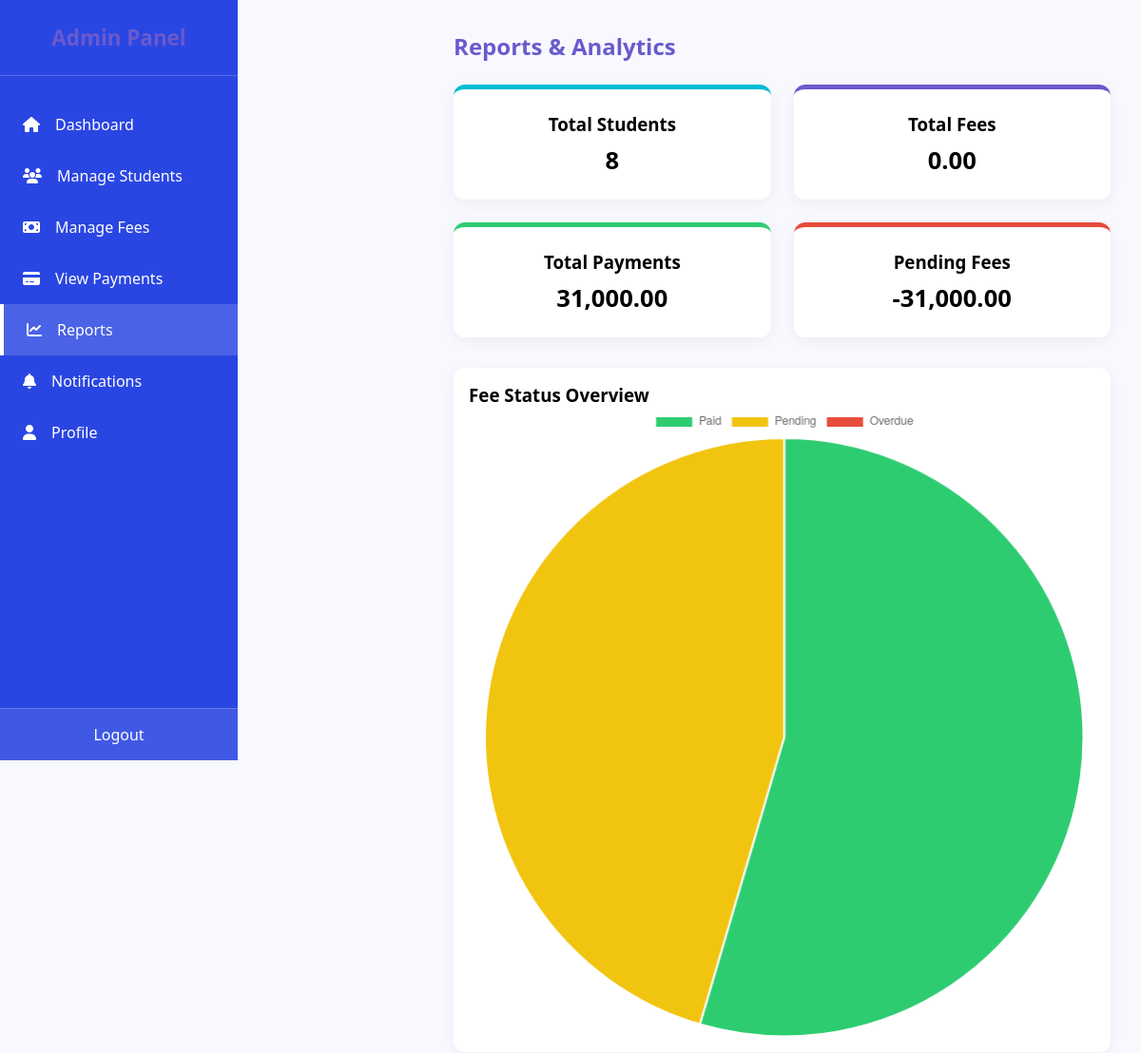
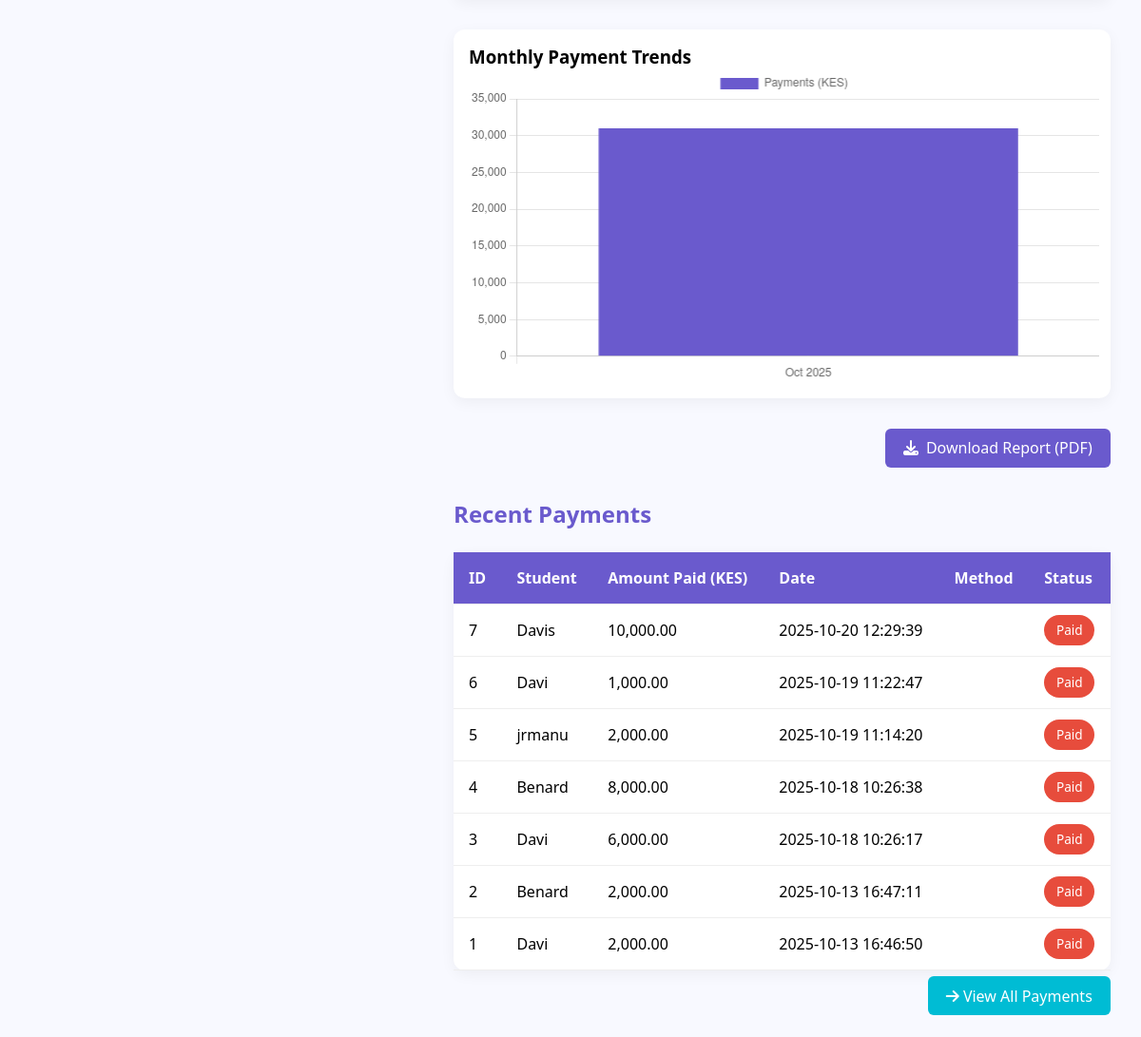
/reports.php (signed in), run on the app's committed database (2 pictures, top to bottom).
### tables this page shows
CREATE TABLE `payments` (
  `id` int(11) NOT NULL,
  `student_id` int(11) DEFAULT NULL,
  `fee_id` int(11) DEFAULT NULL,
  `amount_paid` decimal(10,2) DEFAULT NULL,
  `payment_method` varchar(50) NOT NULL DEFAULT 'N/A',
  `method` varchar(50) DEFAULT NULL,
  `payment_date` datetime DEFAULT current_timestamp(),
  `transaction_ref` varchar(50) DEFAULT NULL,
  `status` enum('Paid','Pending','Failed') DEFAULT 'Paid',
  `reference` varchar(100) DEFAULT NULL,
  `term_id` int(11) DEFAULT NULL
);

CREATE TABLE `students` (
  `id` int(11) NOT NULL,
  `admission_no` varchar(50) DEFAULT NULL,
  `full_name` varchar(100) DEFAULT NULL,
  `email` varchar(255) DEFAULT NULL,
  `class` varchar(50) DEFAULT NULL,
  `date_registered` datetime DEFAULT current_timestamp(),
  `created_at` timestamp NOT NULL DEFAULT current_timestamp(),
  `balance` decimal(10,2) DEFAULT 0.00,
  `parent_national_id` bigint(20) DEFAULT NULL,
  `parent_id` int(11) DEFAULT NULL
);

### public/reports.php (the view, shortened to what this page needs)
<?php
require_once '../includes/db.php';
try {
    $students_total = $pdo->query("SELECT COUNT(*) FROM students")->fetchColumn();
    $fees_total = $pdo->query("SELECT SUM(amount_paid) FROM fees")->fetchColumn() ?: 0;
    $payments_total = $pdo->query("SELECT SUM(amount_paid) FROM payments WHERE status='paid'")->fetchColumn() ?: 0;
    $pending_fees = $fees_total - $payments_total;
    $statusData = $pdo->query("
        SELECT status, COUNT(*) AS count
        FROM fees
        GROUP BY status
    ")->fetchAll(PDO::FETCH_KEY_PAIR);
    $paidCount = $statusData['paid'] ?? 0;
    $pendingCount = $statusData['pending'] ?? 0;
    $overdueCount = $statusData['overdue'] ?? 0;
    $monthly = $pdo->query("
        SELECT DATE_FORMAT(payment_date, '%b %Y') AS month, SUM(amount_paid) AS total
        FROM payments
        WHERE status='paid'
        GROUP BY YEAR(payment_date), MONTH(payment_date)
        ORDER BY payment_date ASC
    ")->fetchAll(PDO::FETCH_ASSOC);
    $stmt = $pdo->query("
        SELECT
            p.id,
            s.full_name AS student_name,
            p.amount_paid,
            p.payment_date,
            p.method,
            p.status
        FROM payments p
        LEFT JOIN students s ON p.student_id = s.id
        ORDER BY p.payment_date DESC
        LIMIT 10
    ");
    $recent_payments = $stmt->fetchAll(PDO::FETCH_ASSOC);
} catch (PDOException $e) {
    die("Error fetching reports: " . $e->getMessage());
}
?>
<!DOCTYPE html>
<html lang="en">
<head>
<link rel="stylesheet" href="https://cdnjs.cloudflare.com/ajax/libs/font-awesome/6.4.0/css/all.min.css">
<a href="download_report.php" class="btn btn-primary">
</a>
</head>
<body>
<div class="sidebar">
  <h2>Admin Panel</h2>
  <a href="admin_dashboard.php"><i class="fas fa-home"></i> Dashboard</a>
  <a href="manage_students.php"><i class="fas fa-users"></i> Manage Students</a>
  <a href="manage_fees.php"><i class="fas fa-money-bill"></i> Manage Fees</a>
  <a href="view_payments.php"><i class="fas fa-credit-card"></i> View Payments</a>
  <a href="reports.php" class="active"><i class="fas fa-chart-line"></i> Reports</a>
  <a href="notifications.php"><i class="fas fa-bell"></i> Notifications</a>
  <a href="profile.php"><i class="fas fa-user"></i> Profile</a>
  <div class="logout-btn">
    <form method="POST" action="../includes/logout.php">
      <button type="submit">Logout</button>
    </form>
  </div>
</div>
<div class="container">
    <h2>Reports & Analytics</h2>
    <div class="summary-cards">
        <div class="card total-students"><h3>Total Students</h3><p><?= $students_total ?></p></div>
        <div class="card total-fees"><h3>Total Fees</h3><p><?= number_format($fees_total, 2) ?></p></div>
        <div class="card total-payments"><h3>Total Payments</h3><p><?= number_format($payments_total, 2) ?></p></div>
        <div class="card pending-fees"><h3>Pending Fees</h3><p><?= number_format($pending_fees, 2) ?></p></div>
    </div>
    <div class="chart-container">
        <div class="chart-box">
            <h3>Fee Status Overview</h3>
            <canvas id="statusChart"></canvas>
        </div>
        <div class="chart-box">
            <h3>Monthly Payment Trends</h3>
            <canvas id="monthlyChart"></canvas>
        </div>
    </div>
    <div class="export-buttons">
        <a href="download_report.php" class="btn btn-primary">
  <i class="fa fa-download"></i> Download Report (PDF)
</a>
    </div>
    <h2>Recent Payments</h2>
    <table id="reportTable">
        <tr>
            <th>ID</th>
            <th>Student</th>
            <th>Amount Paid (KES)</th>
            <th>Date</th>
            <th>Method</th>
            <th>Status</th>
        </tr>
        <?php if (!empty($recent_payments)): ?>
            <?php foreach ($recent_payments as $p): ?>
                <tr>
                    <td><?= htmlspecialchars($p['id']) ?></td>
                    <td><?= htmlspecialchars($p['student_name']) ?></td>
                    <td><?= number_format($p['amount_paid'], 2) ?></td>
                    <td><?= htmlspecialchars($p['payment_date']) ?></td>
                    <td><?= ucfirst(htmlspecialchars($p['method'])) ?></td>
                    <td>
                        <span class="badge <?= $p['status']=='paid'?'badge-success':($p['status']=='pending'?'badge-warning':'badge-danger') ?>">
                            <?= ucfirst($p['status']) ?>
                        </span>
                    </td>
                </tr>
            <?php endforeach; ?>
        <?php else: ?>
            <tr><td colspan="6" style="text-align:center;">No payments found.</td></tr>
        <?php endif; ?>
    </table>
    <div class="view-all">
        <a href="view_payments.php"><i class="fas fa-arrow-right"></i> View All Payments</a>
    </div>
</div>
<script>
// PIE CHART
new Chart(document.getElementById('statusChart'), {
    type: 'pie',
    data: {
        labels: ['Paid', 'Pending', 'Overdue'],
        datasets: [{
            data: [<?= $paidCount ?>, <?= $pendingCount ?>, <?= $overdueCount ?>],
            backgroundColor: ['#2ecc71', '#f1c40f', '#e74c3c']
        }]
    }
});
// BAR CHART
new Chart(document.getElementById('monthlyChart'), {
    type: 'bar',
    data: {
        labels: <?= json_encode(array_column($monthly, 'month')) ?>,
        datasets: [{
            label: 'Payments (KES)',
            data: <?= json_encode(array_column($monthly, 'total')) ?>,
            backgroundColor: '#6a5acd'
        }]
    },
    options: { scales: { y: { beginAtZero: true } } }
});
// EXPORT CSV
function exportTableToCSV() {
    let csv = [];
    const rows = document.querySelectorAll("#reportTable tr");
    for (let row of rows) {
        let cols = row.querySelectorAll("td, th");
        let data = Array.from(cols).map(col => `"${col.innerText}"`).join(",");
        csv.push(data);
    }
    const csvBlob = new Blob([csv.join("\n")], { type: "text/csv" });
    const url = URL.createObjectURL(csvBlob);
    const a = document.createElement("a");
    a.href = url;
    a.download = "reports.csv";
    document.body.appendChild(a);
    a.click();
    document.body.removeChild(a);
}
</script>
</body>
</html>

### public/reports.php (style rules this page uses)
:root { --primary: #6a5acd; --secondary: #00bcd4; --success: #2ecc71; --danger: #e74c3c; --warning: #f1c40f; --light-bg: #f8f9ff; }
* { margin: 0; padding: 0; box-sizing: border-box; font-family: "Poppins", "Segoe UI", sans-serif; }
body { background: var(--light-bg); display: flex; min-height: 100vh; }
.sidebar { width: 250px; background: #2a46e2; color: #fff; display: flex; flex-direction: column; position: fixed; height: 100vh; transition: 0.3s; z-index: 10; }
.sidebar h2 { text-align: center; padding: 1.5rem 0; border-bottom: 1px solid rgba(255,255,255,0.2); font-size: 1.4rem; }
.sidebar a { padding: 1rem 1.5rem; color: #fff; text-decoration: none; display: flex; align-items: center; gap: 1rem; transition: background 0.3s; }
.sidebar a:hover, .sidebar a.active { background: rgba(255,255,255,0.15); border-left: 4px solid #fff; }
.logout-btn { margin-top: auto; padding: 1rem 1.5rem; background: rgba(255,255,255,0.1); text-align: center; border-top: 1px solid rgba(255,255,255,0.2); }
.logout-btn button { background: none; border: none; color: #fff; font-size: 1rem; cursor: pointer; }
.container { flex: 1; padding: 2rem; margin-left: 250px; }
h2 { color: var(--primary); margin-bottom: 1.5rem; }
.summary-cards { display: grid; grid-template-columns: repeat(auto-fit, minmax(220px, 1fr)); gap: 1.5rem; margin-bottom: 2rem; }
.card { background: #fff; padding: 1.5rem; border-radius: 12px; box-shadow: 0 4px 15px rgba(0,0,0,0.05); text-align: center; }
.card h3 { margin-bottom: 0.5rem; }
.card p { font-size: 1.6rem; font-weight: bold; }
.card.total-students { border-top: 5px solid var(--secondary); }
.card.total-fees { border-top: 5px solid var(--primary); }
.card.total-payments { border-top: 5px solid var(--success); }
.card.pending-fees { border-top: 5px solid var(--danger); }
.chart-container { display: grid; grid-template-columns: repeat(auto-fit, minmax(350px, 1fr)); gap: 2rem; margin-bottom: 2rem; }
.chart-box { background: #fff; border-radius: 12px; box-shadow: 0 4px 15px rgba(0,0,0,0.05); padding: 1rem; }
.export-buttons { margin-bottom: 2rem; text-align: right; }
.export-buttons .btn { background-color: #6a5acd; color: #fff; padding: 0.6rem 1.2rem; border: none; border-radius: 6px; font-size: 1rem; text-decoration: none; display: inline-flex; align-items: center; gap: 0.5rem; transition: background-color 0.3s ease; }
.export-buttons .btn i { font-size: 1rem; }
table { width: 100%; border-collapse: collapse; background: #fff; border-radius: 12px; box-shadow: 0 4px 15px rgba(0,0,0,0.05); }
th, td { padding: 1rem; border-bottom: 1px solid #eee; text-align: left; }
th { background: var(--primary); color: #fff; }
.badge { padding: 0.4rem 0.8rem; border-radius: 20px; color: #fff; font-size: 0.85rem; }
.badge-danger { background: var(--danger); }
.view-all { text-align: right; margin-top: 1rem; }
.view-all a { background: var(--secondary); color: #fff; padding: 0.6rem 1.2rem; border-radius: 6px; text-decoration: none; transition: background 0.3s; }

### data on the page
payments: id "7", student.full_name "Davis", amount_paid "10,000.00", payment_date "2025-10-20 12:29:39", status "Paid"
payments: id "6", student.full_name "Davi", amount_paid "1,000.00", payment_date "2025-10-19 11:22:47", status "Paid"
payments: id "5", student.full_name "jrmanu", amount_paid "2,000.00", payment_date "2025-10-19 11:14:20", status "Paid"
payments: id "4", student.full_name "Benard", amount_paid "8,000.00", payment_date "2025-10-18 10:26:38", status "Paid"
payments: id "3", student.full_name "Davi", amount_paid "6,000.00", payment_date "2025-10-18 10:26:17", status "Paid"
payments: id "2", student.full_name "Benard", amount_paid "2,000.00", payment_date "2025-10-13 16:47:11", status "Paid"
payments: id "1", student.full_name "Davi", amount_paid "2,000.00", payment_date "2025-10-13 16:46:50", status "Paid"

### other printed values
$students_total "8"
$fees_total "0.00"
$payments_total "31,000.00"
$pending_fees "-31,000.00"
chart data {{ $paidCount }} 6
chart data {{ $pendingCount }} 5
chart data {{ $overdueCount }} 0
